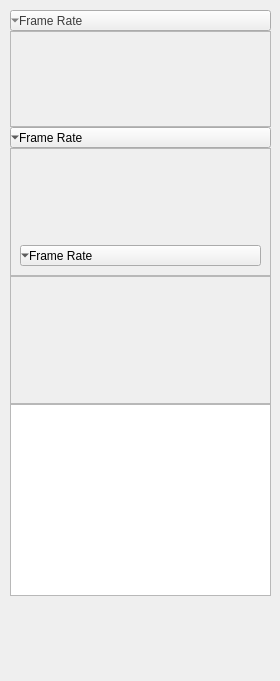
<?xml version="1.0" encoding="UTF-8"?>
<ui version="4.0">
 <class>Main</class>
 <widget class="QMainWindow" name="Main">
  <property name="geometry">
   <rect>
    <x>0</x>
    <y>0</y>
    <width>280</width>
    <height>681</height>
   </rect>
  </property>
  <property name="windowTitle">
   <string>Point Editor 0.0.1 (Karnak)</string>
  </property>
  <widget class="QWidget" name="centralwidget">
   <property name="sizePolicy">
    <sizepolicy hsizetype="Expanding" vsizetype="Expanding">
     <horstretch>0</horstretch>
     <verstretch>0</verstretch>
    </sizepolicy>
   </property>
   <property name="minimumSize">
    <size>
     <width>280</width>
     <height>640</height>
    </size>
   </property>
   <property name="autoFillBackground">
    <bool>false</bool>
   </property>
   <widget class="QWidget" name="verticalLayoutWidget">
    <property name="geometry">
     <rect>
      <x>10</x>
      <y>10</y>
      <width>261</width>
      <height>675</height>
     </rect>
    </property>
    <layout class="QVBoxLayout" name="verticalLayout">
     <property name="spacing">
      <number>0</number>
     </property>
     <item>
      <widget class="QToolButton" name="toolButton1">
       <property name="sizePolicy">
        <sizepolicy hsizetype="Expanding" vsizetype="Minimum">
         <horstretch>0</horstretch>
         <verstretch>0</verstretch>
        </sizepolicy>
       </property>
       <property name="minimumSize">
        <size>
         <width>0</width>
         <height>20</height>
        </size>
       </property>
       <property name="maximumSize">
        <size>
         <width>16777215</width>
         <height>16777215</height>
        </size>
       </property>
       <property name="styleSheet">
        <string notr="true">color: rgb(60, 60, 60);</string>
       </property>
       <property name="text">
        <string>Frame Rate</string>
       </property>
       <property name="iconSize">
        <size>
         <width>4</width>
         <height>4</height>
        </size>
       </property>
       <property name="toolButtonStyle">
        <enum>Qt::ToolButtonTextBesideIcon</enum>
       </property>
       <property name="arrowType">
        <enum>Qt::DownArrow</enum>
       </property>
      </widget>
     </item>
     <item>
      <widget class="QFrame" name="frame1">
       <property name="sizePolicy">
        <sizepolicy hsizetype="Expanding" vsizetype="Expanding">
         <horstretch>0</horstretch>
         <verstretch>0</verstretch>
        </sizepolicy>
       </property>
       <property name="minimumSize">
        <size>
         <width>0</width>
         <height>96</height>
        </size>
       </property>
       <property name="maximumSize">
        <size>
         <width>16777215</width>
         <height>96</height>
        </size>
       </property>
       <property name="frameShape">
        <enum>QFrame::StyledPanel</enum>
       </property>
       <property name="frameShadow">
        <enum>QFrame::Raised</enum>
       </property>
       <layout class="QVBoxLayout" name="verticalLayout_2">
        <item>
         <layout class="QVBoxLayout" name="verticalLayout_3">
          <item>
           <spacer name="verticalSpacer">
            <property name="orientation">
             <enum>Qt::Vertical</enum>
            </property>
            <property name="sizeHint" stdset="0">
             <size>
              <width>20</width>
              <height>40</height>
             </size>
            </property>
           </spacer>
          </item>
         </layout>
        </item>
       </layout>
      </widget>
     </item>
     <item>
      <widget class="QToolButton" name="toolButton2">
       <property name="sizePolicy">
        <sizepolicy hsizetype="Expanding" vsizetype="Minimum">
         <horstretch>0</horstretch>
         <verstretch>0</verstretch>
        </sizepolicy>
       </property>
       <property name="minimumSize">
        <size>
         <width>0</width>
         <height>20</height>
        </size>
       </property>
       <property name="maximumSize">
        <size>
         <width>16777215</width>
         <height>16777215</height>
        </size>
       </property>
       <property name="text">
        <string>Frame Rate</string>
       </property>
       <property name="iconSize">
        <size>
         <width>4</width>
         <height>4</height>
        </size>
       </property>
       <property name="toolButtonStyle">
        <enum>Qt::ToolButtonTextBesideIcon</enum>
       </property>
       <property name="arrowType">
        <enum>Qt::DownArrow</enum>
       </property>
      </widget>
     </item>
     <item>
      <widget class="QFrame" name="frame2">
       <property name="sizePolicy">
        <sizepolicy hsizetype="Expanding" vsizetype="Expanding">
         <horstretch>0</horstretch>
         <verstretch>0</verstretch>
        </sizepolicy>
       </property>
       <property name="minimumSize">
        <size>
         <width>0</width>
         <height>128</height>
        </size>
       </property>
       <property name="maximumSize">
        <size>
         <width>16777215</width>
         <height>128</height>
        </size>
       </property>
       <property name="frameShape">
        <enum>QFrame::StyledPanel</enum>
       </property>
       <property name="frameShadow">
        <enum>QFrame::Raised</enum>
       </property>
       <layout class="QVBoxLayout" name="verticalLayout_12">
        <item>
         <layout class="QVBoxLayout" name="verticalLayout_13">
          <item>
           <spacer name="verticalSpacer_7">
            <property name="orientation">
             <enum>Qt::Vertical</enum>
            </property>
            <property name="sizeHint" stdset="0">
             <size>
              <width>20</width>
              <height>40</height>
             </size>
            </property>
           </spacer>
          </item>
         </layout>
        </item>
        <item>
         <widget class="QToolButton" name="toolButton3">
          <property name="sizePolicy">
           <sizepolicy hsizetype="Expanding" vsizetype="Minimum">
            <horstretch>0</horstretch>
            <verstretch>0</verstretch>
           </sizepolicy>
          </property>
          <property name="minimumSize">
           <size>
            <width>0</width>
            <height>20</height>
           </size>
          </property>
          <property name="maximumSize">
           <size>
            <width>16777215</width>
            <height>16777215</height>
           </size>
          </property>
          <property name="text">
           <string>Frame Rate</string>
          </property>
          <property name="iconSize">
           <size>
            <width>4</width>
            <height>4</height>
           </size>
          </property>
          <property name="toolButtonStyle">
           <enum>Qt::ToolButtonTextBesideIcon</enum>
          </property>
          <property name="arrowType">
           <enum>Qt::DownArrow</enum>
          </property>
         </widget>
        </item>
       </layout>
      </widget>
     </item>
     <item>
      <widget class="QFrame" name="frame3">
       <property name="sizePolicy">
        <sizepolicy hsizetype="Expanding" vsizetype="Expanding">
         <horstretch>0</horstretch>
         <verstretch>0</verstretch>
        </sizepolicy>
       </property>
       <property name="minimumSize">
        <size>
         <width>0</width>
         <height>128</height>
        </size>
       </property>
       <property name="maximumSize">
        <size>
         <width>16777215</width>
         <height>128</height>
        </size>
       </property>
       <property name="frameShape">
        <enum>QFrame::StyledPanel</enum>
       </property>
       <property name="frameShadow">
        <enum>QFrame::Raised</enum>
       </property>
       <layout class="QVBoxLayout" name="verticalLayout_14">
        <item>
         <layout class="QVBoxLayout" name="verticalLayout_15">
          <item>
           <spacer name="verticalSpacer_8">
            <property name="orientation">
             <enum>Qt::Vertical</enum>
            </property>
            <property name="sizeHint" stdset="0">
             <size>
              <width>20</width>
              <height>40</height>
             </size>
            </property>
           </spacer>
          </item>
         </layout>
        </item>
       </layout>
      </widget>
     </item>
     <item>
      <widget class="QListView" name="listView"/>
     </item>
     <item>
      <spacer name="verticalSpacer_2">
       <property name="orientation">
        <enum>Qt::Vertical</enum>
       </property>
       <property name="sizeHint" stdset="0">
        <size>
         <width>20</width>
         <height>40</height>
        </size>
       </property>
      </spacer>
     </item>
    </layout>
   </widget>
  </widget>
  <action name="preferences_action">
   <property name="text">
    <string>Preferences...</string>
   </property>
  </action>
 </widget>
 <resources/>
 <connections/>
</ui>
